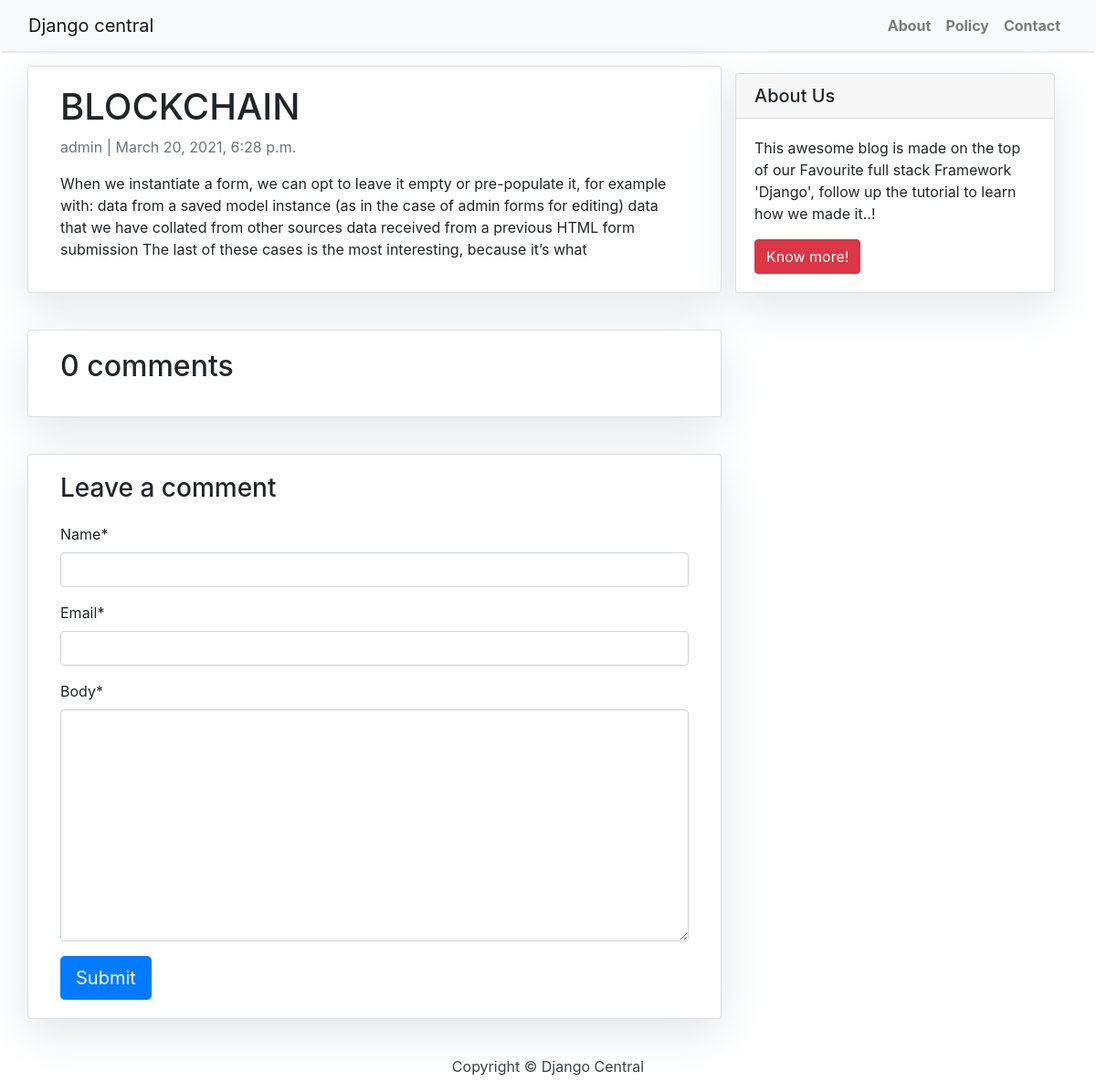
Screenshot of /blockchain/ with the database file from the repository.
### blog/models.py (models this page shows, shortened)
class Post(models.Model):
    title = models.CharField(max_length=200, unique=True)
    slug = models.SlugField(max_length=200, unique=True)
    author = models.ForeignKey(
        User, on_delete=models.CASCADE, related_name="blog_posts"
    )
    updated_on = models.DateTimeField(auto_now=True)
    content = models.TextField()
    created_on = models.DateTimeField(auto_now_add=True)
    status = models.IntegerField(choices=STATUS, default=0)
    class Meta:
        ordering = ["-created_on"]

### blog/views.py (the view)
# urls.py: path("<slug:slug>/", views.post_detail, name="post_detail"),
def post_detail(request, slug):
    template_name = "post_detail.html"
    post = get_object_or_404(Post, slug=slug)
    comments = post.comments.filter(active=True).order_by("-created_on")
    new_comment = None
    if request.method == "POST":
        comment_form = CommentForm(data=request.POST)
        if comment_form.is_valid():
            new_comment = comment_form.save(commit=False)
            new_comment.post = post
            new_comment.save()
    else:
        comment_form = CommentForm()
    return render(
        request,
        template_name,
        {
            "post": post,
            "comments": comments,
            "new_comment": new_comment,
            "comment_form": comment_form,
        },
    )

### blog/forms.py
class CommentForm(forms.ModelForm):
    class Meta:
        model = Comment
        fields = ('name', 'email', 'body')

### templates/post_detail.html (shortened to what this page needs)
{% extends 'base.html' %} {% block content %}
{% load crispy_forms_tags %}
<div class="container">
  <div class="row">
    <div class="col-md-8 card mb-4  mt-3 left  top">
      <div class="card-body">
        <h1>{% block title %} {{ post.title }} {% endblock title %}</h1>
        <p class=" text-muted">{{ post.author }} | {{ post.created_on }}</p>
        <p class="card-text ">{{ post.content | safe }}</p>
      </div>
    </div>
    {% block sidebar %} {% include 'sidebar.html' %} {% endblock sidebar %}
    <div class="col-md-8 card mb-4  mt-3 ">
      <div class="card-body">
        {% with comments.count as total_comments %}
        <h2>{{ total_comments }} comments</h2>
          {% endwith %}
      </div>
    </div>
    <div class="col-md-8 card mb-4  mt-3 ">
      <div class="card-body">
        {% if new_comment %}
        <div class="alert alert-success" role="alert">
          Your comment is awaiting moderation
        </div>
        {% else %}
        <h3>Leave a comment</h3>
        <form method="post" style="margin-top: 1.3em;">
          {{ comment_form | crispy }}
          <button type="submit" class="btn btn-primary  btn-lg">Submit</button>
        </form>
        {% endif %}
      </div>
    </div>
  </div>
</div>
{% endblock content %}

### static/css/base.css (style rules this page uses)
body { font-family: "Roboto", sans-serif; font-size: 17px; background-color: #fdfdfd; }
.card { box-shadow: 0 16px 48px #E3E7EB; }

### rows the page displays
Post: title "BLOCKCHAIN", author "admin", created_on "March 20, 2021, 6:28 p.m.", content "When we instantiate a form, we can opt to leave it empty or pre-populate it, for example with: data from a saved model instance (as in the case of admin forms for editing) data that we have collated from other sources data received from a previous HTML form submission The last of these cases is the most interesting, because it’s what"

### other values shown
{{ total_comments }} "0"
